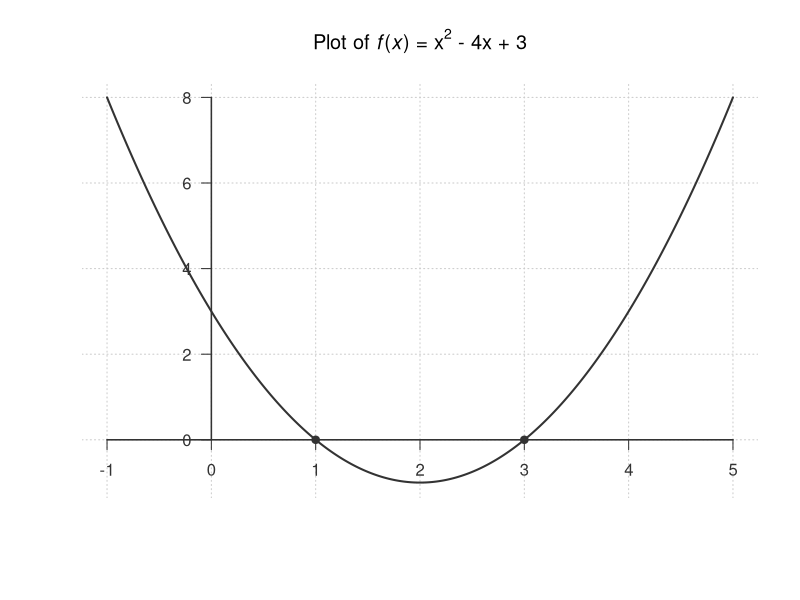

Write R code to recreate this figure.
## ---- chunk 1

# Create a sequence of x-values and their corresponding y-values
x_vals <- seq(-1, 5, length.out = 250)
y_vals <- x_vals^2 - 4*x_vals + 3

###############################
## Set up general plot parameters
###############################
par(
  bg        = "white",     # overall figure background
  fg        = "gray40",    # color for the plot lines, axes, etc.
  col.main  = "black",     # main title color
  col.axis  = "gray40",    # axis text/ticks color
  col.lab   = "black",     # axis label color
  bty       = "n"          # no outer box drawn around the figure
)

###############################
## Create the plot window without drawing default axes
###############################
plot(
  x_vals, y_vals,
  type      = "n",
  xlim      = c(-1, 5),
  ylim      = c(-1, 8),
  xlab      = "",    # We'll manually add the axis labels
  ylab      = "",
  axes      = FALSE, # We'll manually draw the axes
  main      = expression(paste("Plot of ", italic(f), "(", italic(x), ") = ", x^2, " - 4x + 3"))
)

###############################
## Add a light gray grid in the background
###############################
grid(
  nx      = NULL,       # default number of vertical lines
  ny      = NULL,       # default number of horizontal lines
  col     = "gray80",   # color for the grid lines
  lty     = "dotted",   # line type
  lwd     = 1
)

###############################
## Draw the coordinate axes through (0,0)
###############################

# The x-axis at y=0
axis(
  side      = 1,         # bottom axis
  pos       = 0,         # place it at y=0
  lwd       = 1.5,       # thickness for axis line
  lwd.ticks = 1,         # thickness for ticks
  col.axis  = "gray20",  # color for axis tick labels
  col.ticks = "gray20",
  col       = "gray20",  # axis line color
  las       = 1          # orientation of labels
)

# The y-axis at x=0
axis(
  side      = 2,         # left axis
  pos       = 0,         # place it at x=0
  lwd       = 1.5,
  lwd.ticks = 1,
  col.axis  = "gray20",
  col.ticks = "gray20",
  col       = "gray20",
  las       = 1
)

###############################
## Axis labels
###############################
#mtext(
#  side = 1,
#  line = 2.5,
#  expression(italic(x)),
#  col = "black"
#)

#mtext(
#  side = 2,
#  line = 2.5,
#  expression(italic(f(x))),
#  col = "black"
#)
#
###############################
## Draw the function curve in grayscale
###############################
lines(x_vals, y_vals, lwd = 2, col = "gray20")

###############################
## Mark the roots with points, but no text labels
###############################
root_x <- c(1, 3)
root_y <- c(0, 0)
points(root_x, root_y, pch = 19, col = "gray20")
